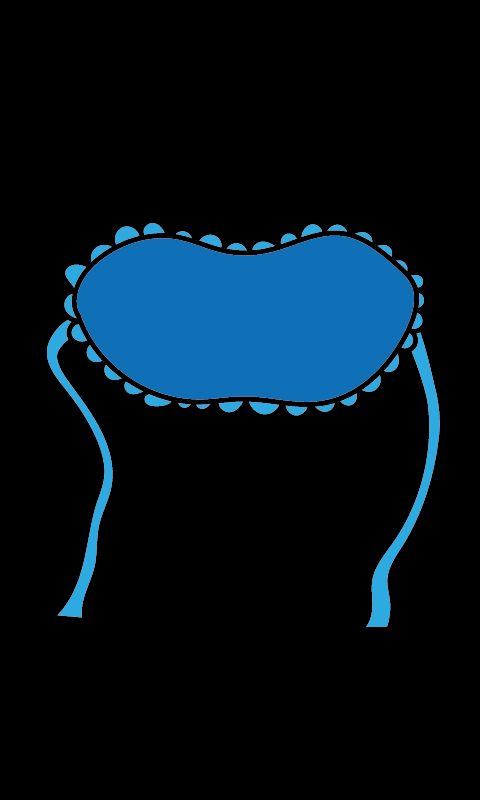

A level layout from a 2D game, rendered from its tile map. Below: a short description, then the map file with tile-grid data replaced by summaries:
An orthogonal 60x100 tile map with 8x8 px tiles, 1 tile layer (Tile Layer 1), 3 tilesets and 200 objects.

<map version="1.4" tiledversion="1.4.3" orientation="orthogonal" renderorder="left-down" width="60" height="100" tilewidth="8" tileheight="8" infinite="0" nextlayerid="4" nextobjectid="203">
 <tileset firstgid="1" name="snake1" tilewidth="8" tileheight="8" tilecount="13200" columns="60">
  <image source="snake1.png" width="480" height="1760" />
 </tileset>
 <tileset firstgid="13201" name="snake2" tilewidth="8" tileheight="8" tilecount="13200" columns="60">
  <image source="snake2.png" width="480" height="1760" />
 </tileset>
 <tileset firstgid="26401" name="snake3" tilewidth="8" tileheight="8" tilecount="13200" columns="60">
  <image source="snake3.png" width="480" height="1760" />
 </tileset>
 <objectgroup id="2" name="PiirtoPisteet">
  <object id="1" x="52.1658" y="618.537">
   <point />
  </object>
  <object id="2" x="59.6181" y="611.085">
   <point />
  </object>
  <object id="3" x="67.0703" y="597.112">
   <point />
  </object>
  <object id="4" x="74.5226" y="585.934">
   <point />
  </object>
  <object id="5" x="78.2487" y="572.892">
   <point />
  </object>
  <object id="6" x="83.8379" y="556.125">
   <point />
  </object>
  <object id="7" x="87.564" y="531.905">
   <point />
  </object>
  <object id="8" x="90.3586" y="521.658">
   <point />
  </object>
  <object id="9" x="95.9478" y="503.959">
   <point />
  </object>
  <object id="10" x="98.7424" y="487.191">
   <point />
  </object>
  <object id="11" x="101.537" y="470.424">
   <point />
  </object>
  <object id="12" x="96.8794" y="456.451">
   <point />
  </object>
  <object id="13" x="89.4271" y="438.752">
   <point />
  </object>
  <object id="14" x="81.9748" y="423.847">
   <point />
  </object>
  <object id="15" x="74.5226" y="411.737">
   <point />
  </object>
  <object id="16" x="62.4127" y="400.559">
   <point />
  </object>
  <object id="17" x="55.8919" y="388.449">
   <point />
  </object>
  <object id="18" x="48.4397" y="374.476">
   <point />
  </object>
  <object id="19" x="48.4397" y="366.092">
   <point />
  </object>
  <object id="20" x="48.4397" y="347.462">
   <point />
  </object>
  <object id="21" x="60.5496" y="329.762">
   <point />
  </object>
  <object id="22" x="68.9334" y="320.447">
   <point />
  </object>
  <object id="23" x="60.5496" y="619.469">
   <point />
  </object>
  <object id="24" x="66.1388" y="620.401">
   <point />
  </object>
  <object id="25" x="73.5911" y="621.332">
   <point />
  </object>
  <object id="26" x="79.1803" y="622.264">
   <point />
  </object>
  <object id="27" x="82.9064" y="618.537">
   <point />
  </object>
  <object id="28" x="83.8379" y="597.112">
   <point />
  </object>
  <object id="29" x="90.3586" y="587.797">
   <point />
  </object>
  <object id="30" x="94.0848" y="578.482">
   <point />
  </object>
  <object id="31" x="94.0848" y="556.125">
   <point />
  </object>
  <object id="32" x="96.8794" y="542.152">
   <point />
  </object>
  <object id="33" x="102.469" y="519.795">
   <point />
  </object>
  <object id="34" x="106.195" y="503.959">
   <point />
  </object>
  <object id="35" x="109.921" y="489.986">
   <point />
  </object>
  <object id="36" x="110.852" y="476.945">
   <point />
  </object>
  <object id="37" x="109.921" y="467.629">
   <point />
  </object>
  <object id="38" x="67.0703" y="327.899">
   <point />
  </object>
  <object id="39" x="61.4811" y="341.872">
   <point />
  </object>
  <object id="40" x="54.0289" y="355.845">
   <point />
  </object>
  <object id="41" x="74.5226" y="295.296">
   <point />
  </object>
  <object id="42" x="77.3172" y="282.254">
   <point />
  </object>
  <object id="43" x="86.6325" y="269.213">
   <point />
  </object>
  <object id="44" x="97.8109" y="259.898">
   <point />
  </object>
  <object id="45" x="106.195" y="251.514">
   <point />
  </object>
  <object id="46" x="114.578" y="247.788">
   <point />
  </object>
  <object id="47" x="128.551" y="243.13">
   <point />
  </object>
  <object id="48" x="139.73" y="236.609">
   <point />
  </object>
  <object id="49" x="147.182" y="235.678">
   <point />
  </object>
  <object id="50" x="159.292" y="234.746">
   <point />
  </object>
  <object id="51" x="175.128" y="237.541">
   <point />
  </object>
  <object id="52" x="181.649" y="238.472">
   <point />
  </object>
  <object id="53" x="194.69" y="243.13">
   <point />
  </object>
  <object id="54" x="208.663" y="249.651">
   <point />
  </object>
  <object id="55" x="219.842" y="251.514">
   <point />
  </object>
  <object id="56" x="237.541" y="256.171">
   <point />
  </object>
  <object id="57" x="243.13" y="256.171">
   <point />
  </object>
  <object id="58" x="257.103" y="255.24">
   <point />
  </object>
  <object id="59" x="269.213" y="251.514">
   <point />
  </object>
  <object id="60" x="283.186" y="248.719">
   <point />
  </object>
  <object id="61" x="290.638" y="245.925">
   <point />
  </object>
  <object id="62" x="302.748" y="241.267">
   <point />
  </object>
  <object id="63" x="313.926" y="238.472">
   <point />
  </object>
  <object id="64" x="324.173" y="233.815">
   <point />
  </object>
  <object id="65" x="336.283" y="233.815">
   <point />
  </object>
  <object id="66" x="352.119" y="233.815">
   <point />
  </object>
  <object id="67" x="365.161" y="239.404">
   <point />
  </object>
  <object id="68" x="374.476" y="244.993">
   <point />
  </object>
  <object id="69" x="391.244" y="253.377">
   <point />
  </object>
  <object id="70" x="399.627" y="270.144">
   <point />
  </object>
  <object id="71" x="383.791" y="254.308">
   <point />
  </object>
  <object id="72" x="407.08" y="275.734">
   <point />
  </object>
  <object id="73" x="417.327" y="285.98">
   <point />
  </object>
  <object id="74" x="416.395" y="296.227">
   <point />
  </object>
  <object id="75" x="413.6" y="311.132">
   <point />
  </object>
  <object id="76" x="408.943" y="324.173">
   <point />
  </object>
  <object id="77" x="406.148" y="336.283">
   <point />
  </object>
  <object id="78" x="405.217" y="349.325">
   <point />
  </object>
  <object id="79" x="419.19" y="337.215">
   <point />
  </object>
  <object id="80" x="421.984" y="347.462">
   <point />
  </object>
  <object id="81" x="428.505" y="354.914">
   <point />
  </object>
  <object id="82" x="427.573" y="375.408">
   <point />
  </object>
  <object id="83" x="414.532" y="355.845">
   <point />
  </object>
  <object id="84" x="410.806" y="359.571">
   <point />
  </object>
  <object id="85" x="419.19" y="371.681">
   <point />
  </object>
  <object id="86" x="427.573" y="398.696">
   <point />
  </object>
  <object id="87" x="431.299" y="394.97">
   <point />
  </object>
  <object id="88" x="423.847" y="404.285">
   <point />
  </object>
  <object id="89" x="427.573" y="424.779">
   <point />
  </object>
  <object id="90" x="431.299" y="432.231">
   <point />
  </object>
  <object id="91" x="419.19" y="442.478">
   <point />
  </object>
  <object id="92" x="426.642" y="449.93">
   <point />
  </object>
  <object id="93" x="424.779" y="465.766">
   <point />
  </object>
  <object id="94" x="410.806" y="472.287">
   <point />
  </object>
  <object id="95" x="425.71" y="480.671">
   <point />
  </object>
  <object id="96" x="411.737" y="492.781">
   <point />
  </object>
  <object id="97" x="411.737" y="507.685">
   <point />
  </object>
  <object id="98" x="406.148" y="517">
   <point />
  </object>
  <object id="99" x="397.764" y="526.316">
   <point />
  </object>
  <object id="100" x="398.696" y="536.563">
   <point />
  </object>
  <object id="101" x="385.654" y="546.81">
   <point />
  </object>
  </objectgroup>
 <objectgroup id="3" name="VoittoPisteet">
  <!-- 17 objects omitted --></objectgroup>
 <layer id="1" name="Tile Layer 1" width="60" height="100">
  <data>[6000 cells, 6000 non-empty, 6000 distinct tile ids]</data>
 </layer>
</map>
<!-- 99 of 200 objects omitted -->
